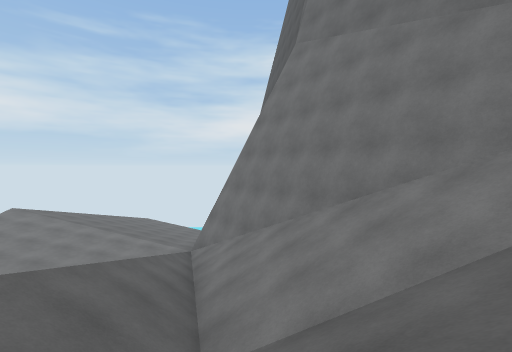
View 1 (above)

17 first-person views from a walk through a scene from a Unity 3-D project. The camera is 1.2 m above the floor, tilts 2° down and sees 90° across. The floor is counted in squares, 2 m on a side. Each view is taken from the middle of a square. On the plan, view 1 faces up. The plan holds only what a view shows up to about 9 squares ahead; the rest is blank. The place goes on beyond the plan. The player character is not drawn.

View 2
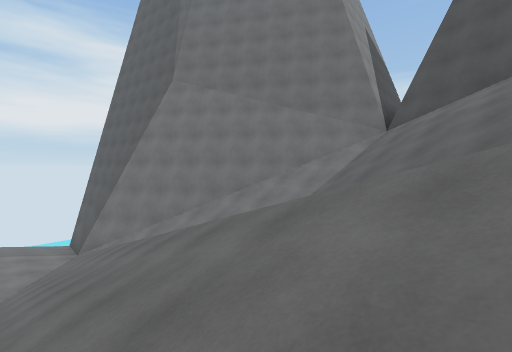

View 3
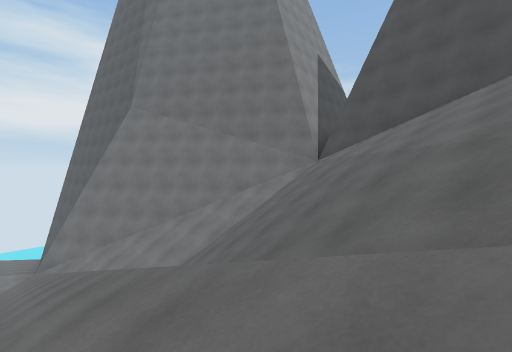

View 4
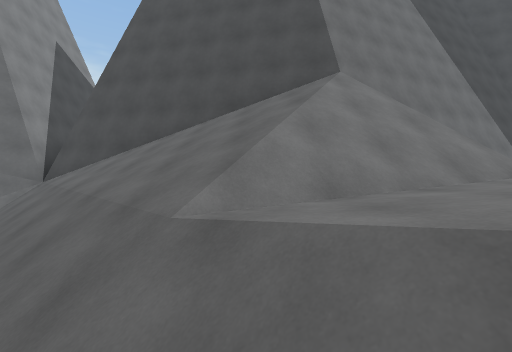

View 5
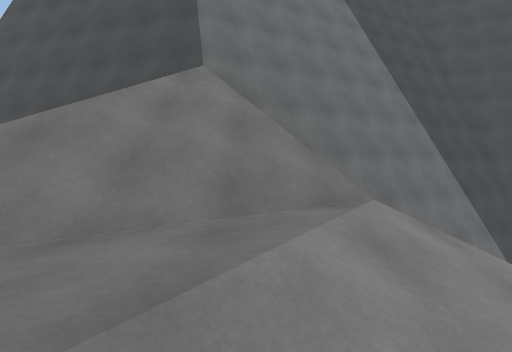

View 6
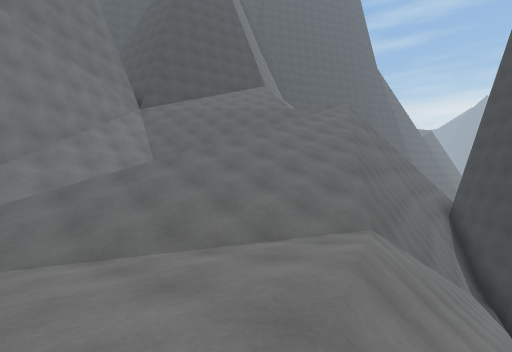

View 7
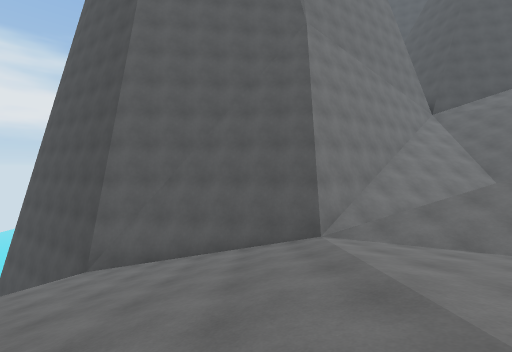

View 8
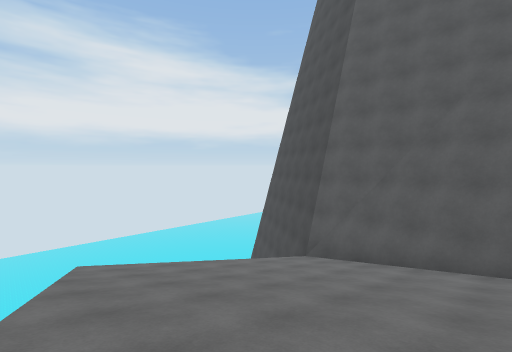

View 9
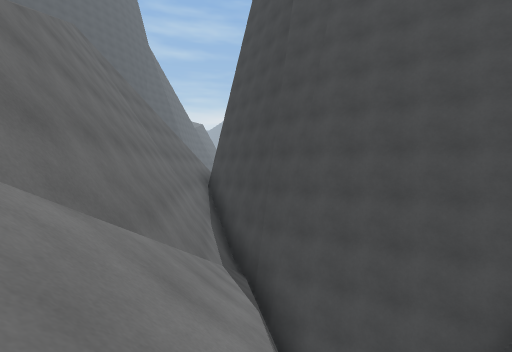

View 10
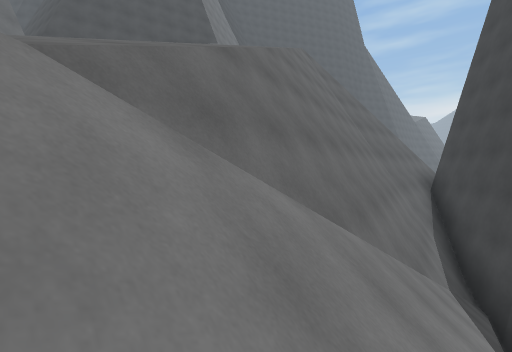

View 11
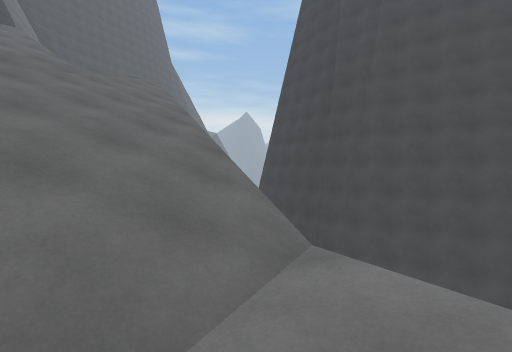

View 12
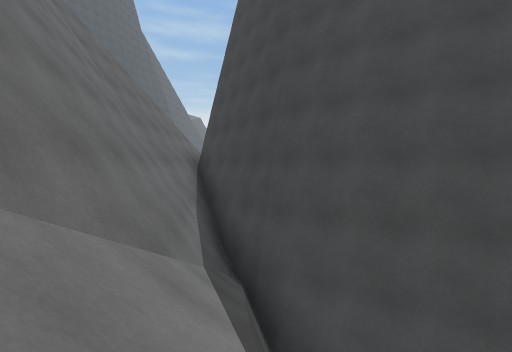

View 13
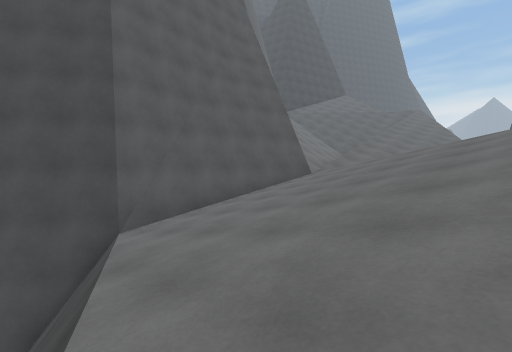

View 14
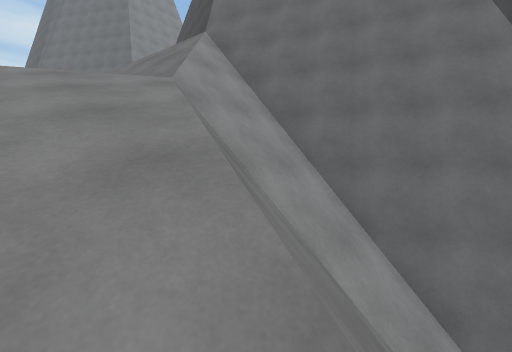

View 15
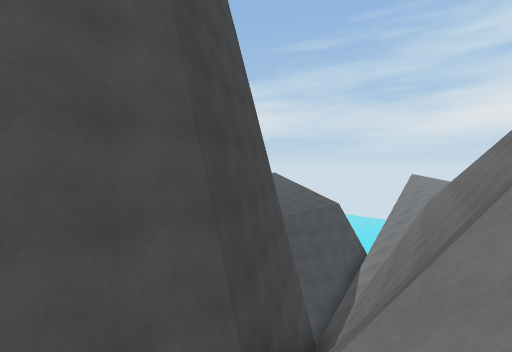

View 16
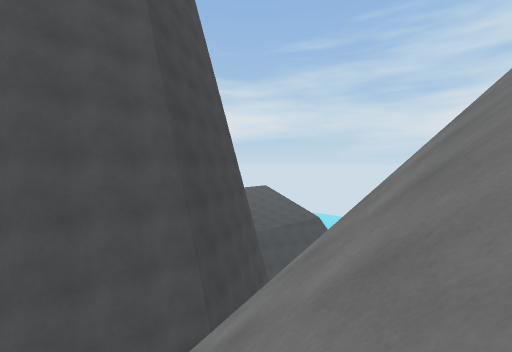

View 17
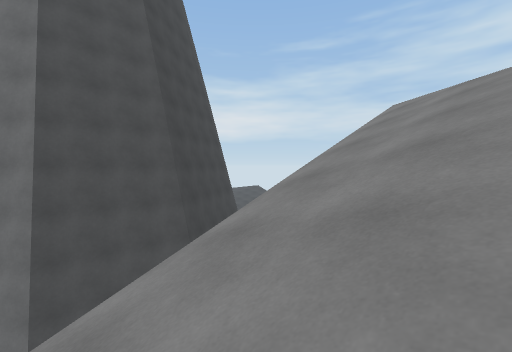

### Floor plan
Key: @ floor where view 1 was taken; # wall or solid block; . main floor; : floor 0.75 m higher than the main floor; - floor 0.75 m lower than the main floor; _ floor 1.5 m lower than the main floor; < floor 2.25 m lower than the main floor; ( floor 3.25 m lower than the main floor; + floor 6.5 m higher than the main floor; * floor 7.25 m higher than the main floor; % floor 8 m higher than the main floor; / step, stairs or slope; v drop or lower ground.
Columns run from 12 left of view 1 to 6 right of it. Each row starts with its distance up from view 1.
 16      /vvvvvv#
 15      //</vv##
 14     ///_<((#
 13     ////_<(#
 12     /////</#
 11     /////_##
 10     //////##
  9    v::.///##
  8     :...--/##
  7      ...-///##
  6     /...-////##
  5     /..-//////##
  4     //.////////##
  3     //-/////////##
  2     /////////////##
  1     //#//// //////#
  0     //#//// @////##
 -1     v##v/// /////#
 -2 #v  v##v/////////#
 -3 ##vvv##vv////////#
 -4  ###v# vv////////#
 -5    ### vvv//*////#
 -6      # vvv/%%////#
 -7      # vvv/%%///##
 -8      #vvvv//%%//##
 -9      #vvv//////vv#
-10      #vv//////vv+#
-11      #v //////vvv#
-12      #    ///vvvv#
-13           ///v vv#

Where each view was taken, in squares from view 1:
view 1: 0 up, 0 right, facing up
view 2: 2 down, 4 left, facing up-right
view 3: 4 down, 3 left, facing up-right
view 4: 5 down, 2 left, facing right
view 5: 8 down, 1 left, facing right
view 6: 6 up, 8 left, facing down-right
view 7: 10 up, 8 left, facing right
view 8: 10 up, 8 left, facing up-right
view 9: 2 up, 8 left, facing down
view 10: 2 up, 8 left, facing down-right
view 11: 4 up, 6 left, facing down
view 12: 0 up, 8 left, facing down
view 13: 16 up, 7 left, facing down-right
view 14: 13 down, 0 right, facing up-right
view 15: 11 down, 4 left, facing up-left
view 16: 12 down, 2 left, facing up-left
view 17: 13 down, 0 right, facing up-left
